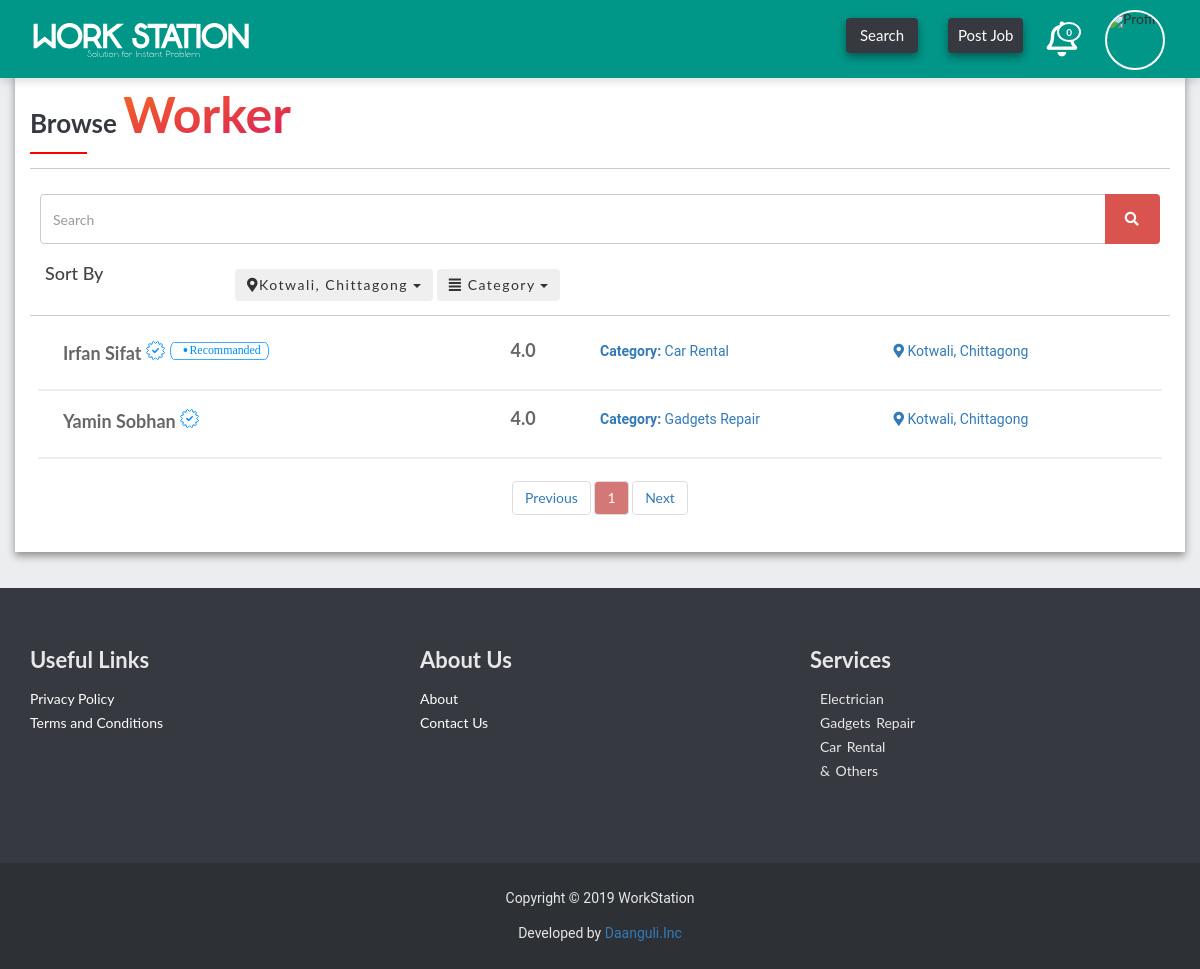
The app's page /browseWorker.php?aId=2 (signed in) with its own data.
### tables this page shows
CREATE TABLE `area_table` (
  `area_id` int(15) NOT NULL,
  `area_name` varchar(255) NOT NULL
);

CREATE TABLE `worker_table` (
  `worker_id` int(11) NOT NULL,
  `first_name` varchar(255) NOT NULL,
  `last_name` varchar(255) DEFAULT NULL,
  `phone_number` varchar(14) NOT NULL,
  `address` varchar(255) NOT NULL,
  `area` varchar(255) DEFAULT NULL,
  `image` varchar(255) NOT NULL,
  `password` varchar(255) NOT NULL,
  `category_id` int(11) NOT NULL,
  `sub_category_id` varchar(200) NOT NULL,
  `is_promoted` int(1) NOT NULL DEFAULT '0',
  `is_verified` int(1) NOT NULL DEFAULT '0',
  `is_activated` int(1) NOT NULL DEFAULT '0',
  `profile_live_date` datetime DEFAULT NULL,
  `is_deleted` int(1) NOT NULL,
  `is_sms_on` int(1) NOT NULL DEFAULT '0'
);

CREATE TABLE `avg_worker_rating` (
  `worker_id` int(100) NOT NULL,
  `worker_rating` int(2) DEFAULT '0'
);

CREATE TABLE `category` (
  `category_id` int(14) NOT NULL,
  `category_name` varchar(255) NOT NULL
);

### browseWorker.php (the view, shortened to what this page needs)
<!DOCTYPE html>
<html>
<head>
    <link rel="stylesheet" href="https://use.fontawesome.com/releases/v5.6.3/css/all.css">
    <link rel="stylesheet" href="https://maxcdn.bootstrapcdn.com/bootstrap/3.4.0/css/bootstrap.min.css">
    <link rel="stylesheet" href="css/reset.css">
    <link rel="stylesheet" href="css/style.css">
    <link rel="stylesheet" href="css/mobile.css">
</head>
<body class="browse-job-page-body">
    <?php
    require "backEnds/dbConnection.php";
        ?>
    <?php
    $worker_status = $mysqli->query("SELECT * FROM worker_table INNER JOIN avg_worker_rating ON worker_table.worker_id = avg_worker_rating.worker_id WHERE worker_table.is_activated=0 AND worker_table.is_deleted=0 AND worker_table.profile_live_date IS NULL ORDER BY avg_worker_rating.worker_rating DESC");
    if (isset($_GET['cId']) || isset($_GET['aId'])) {
        $link = $_SERVER['REQUEST_URI'];
        if (parse_url($link, PHP_URL_QUERY)) {
            $parts = parse_url($link);
            parse_str($parts['query'], $qq);
            if (!empty($qq['cId']) && !empty($qq['aId'])) {
                $cId = $qq['cId'];
                $aId = $qq['aId'];
                $worker_status = $mysqli->query("SELECT * FROM worker_table INNER JOIN avg_worker_rating ON worker_table.worker_id = avg_worker_rating.worker_id WHERE worker_table.area='$aId' AND worker_table.category_id='$cId'  AND worker_table.is_activated=0 AND worker_table.is_deleted=0 AND worker_table.profile_live_date IS NULL ORDER BY avg_worker_rating.worker_rating DESC");
            } elseif (empty($qq['cId']) && !empty($qq['aId'])) {
                $aId = $qq['aId'];
                $worker_status = $mysqli->query("SELECT * FROM worker_table INNER JOIN avg_worker_rating ON worker_table.worker_id = avg_worker_rating.worker_id WHERE worker_table.area='$aId'  AND worker_table.is_activated=0 AND worker_table.is_deleted=0 AND worker_table.profile_live_date IS NULL ORDER BY avg_worker_rating.worker_rating DESC");
            }
        }
    }
    if (isset($_GET['aId'])) {
        $aId = $_GET['aId'];
        $area_name = $mysqli->query("SELECT * FROM area_table WHERE area_id = '$aId'");
        $area_name_show = mysqli_fetch_assoc($area_name);
    }
        ?>
    <?php
    include "layouts/nav.php"
    ?>
    <div class="container browse-job-page">
        <div class="row">
            <div class="col-md-12">
                <a href="browseWorker.php" class="heading">
                    <h3>Browse&nbsp;<span>Worker</span></h3>
                </a>
                <hr>
                <form class="search-box" action="browseWorker.php" method="GET">
                    <div class="input-group">
                        <input type="text" class="form-control" <?php if (isset($_GET['searchQuery'])) { ?> placeholder="<?= $key; ?>" <?php } ?> placeholder="Search" name="searchQuery" id="searchQuery">
                        <div class="input-group-btn">
                            <button class="btn btn-danger" type="submit">
                                <i class="fa fa-search"></i>
                            </button>
                        </div>
                    </div>
                </form>
                <div class="row container">
                    <div class="col-md-2">
                        <h4 class="h4">Sort By</h4>
                    </div>
                    <div class="col-md-10">
                        <div class="dropdown">
                            <button class="btn btn-active dropdown-toggle" type="button" data-toggle="dropdown"><i class="fas fa-map-marker-alt"></i><?php if (isset($_GET['aId'])) {
                                                                                                                                                            echo $area_name_show['area_name'];
                                                                                                                                                        } else { ?> Location <?php } ?>
                                <span class="caret"></span></button>
                        </div>
                        <div class="dropdown">
                            <button class="btn btn-active dropdown-toggle" type="button" data-toggle="dropdown"><i class="fas fa-align-justify"></i> <?php if (isset($_GET['cId'])) {
                                                                                                                                                            echo $category_name_show['category_name'];
                                                                                                                                                        } else { ?> Category <?php } ?>
                                <span class="caret"></span></button>
                        </div>
                    </div>
                </div>
                <hr>
                <?php
                $cc = 0;
                while ($row = $worker_status->fetch_assoc()) {
                    $cc++;
                    $is_verified = $row['is_verified'];
                    $is_promoted = $row['is_promoted'];
                    $worker_id = $row['worker_id'];
                    $worker_firstName = $row['first_name'];
                    $worker_lastName = $row['last_name'];
                    $worker_fullName = $worker_firstName . " " . $worker_lastName;
                    $worker_area = $row['area'];
                    $worker_category = $row['category_id'];
                    $area_id_check = $mysqli->query("SELECT area_name FROM area_table WHERE area_id = '$worker_area'");
                    $area_name = mysqli_fetch_array($area_id_check)['area_name'];
                    $category_id_check = $mysqli->query("SELECT category_name FROM category WHERE category_id = '$worker_category'");
                    $category_name = mysqli_fetch_array($category_id_check)['category_name'];
                    $avg_user_rating = $mysqli->query("SELECT worker_rating FROM avg_worker_rating WHERE worker_id = '$worker_id' ");
                    if ($avg_user_rating->num_rows > 0) {
                        $avg_rating = $avg_user_rating->fetch_assoc()['worker_rating'];
                    } else {
                        $avg_rating = "00";
                    }
                    ?>
                    <div class="jobs row line-content">
                        <a target="_blank" href="browseProfile.php?wId=<?= $worker_id; ?>">
                            <div class="col-md-12 row">
                                <div class="col-md-4">
                                    <h5><?= $worker_fullName; ?>
                                        <?php
                                            if ($is_verified == 1) {
                                                ?>
                                            <img src="img/verifed_badge.svg" title="Verified By Team WorkStation" />
                                        <?php
                                            }
                                            if ($is_promoted == 1) {
                                                ?>
                                            <img src="img/recommand.svg" title="Recommandated worker By Team WorkStation" />
                                        <?php
                                            }
                                            ?>
                                    </h5>
                                </div>
                                <div class="col-md-1 col-xs-6">
                                    <span class="rating-static rating-<?= $avg_rating; ?>"></span>
                                </div>
                                <?php
                                    $avg_rating = $avg_rating[0] . "." . $avg_rating[1];
                                    ?>
                                <div class="col-md-1 col-xs-6">
                                    <h5><?= $avg_rating; ?></h5>
                                </div>
                                <p class="browseJobDetailsInfo col-md-3"><b>Category:</b> <?= $category_name; ?></p>
                                <p class="browseJobDetailsInfo col-md-2"><i class="fas fa-map-marker-alt"></i> <?= $area_name; ?></p>
                            </div>
                        </a>
                    </div>
                <?php
                }
                if ($cc > 0) {
                    ?>
                    <center>
                        <?php include "layouts/pagination.php" ?>
                    </center>
                <?php } else { ?>
                    <img src='https://img.icons8.com/color/48/000000/sad.png'>
                    <h3 class='h3'>There are no Workers.</h3>
                <?php
                } ?>
            </div>
        </div>
    </div>
    <?php
    include "layouts/footer.php"
    ?>
</body>
</html>

### css/style.css (style rules this page uses)
html { height: 100% !important; overflow-x: hidden; }
body { position: relative; height: 100%; font-size: 14px; }
body { font-family: "Lato", -apple-system, BlinkMacSystemFont, "Segoe UI", Roboto, "Helvetica Neue", Arial, sans-serif; }
h1, h2, h3, h4, h5, h6 { font-family: "Lato", -apple-system, BlinkMacSystemFont, "Segoe UI", Roboto, "Helvetica Neue", Arial, sans-serif; font-weight: 700; margin-bottom: 10px; }
h3 { font-size: 26px; }
h4 { font-size: 22px; }
h5 { font-size: 18px; }
p { font: 14px/1.5em "Roboto"; }
.form-control { -webkit-box-shadow: none; box-shadow: none; }
.btn { position: relative; letter-spacing: 1.5px; border: none; }
.browse-job-page-body { background-color: #ECEDEF; font-family: "Lato", -apple-system, BlinkMacSystemFont, "Segoe UI", Roboto, "Helvetica Neue", Arial, sans-serif; }
.browse-job-page { padding: 15px; margin-top: 6%; margin-bottom: 3%; background-color: #FFFFFF; box-shadow: 0px 4px 8px 0px rgba(0, 0, 0, 0.4); }
.browse-job-page .heading { color: #363940; display: inline-block; border-bottom: 2px solid red; width: 5%; transition: all .3s ease-out; }
.browse-job-page .heading span { font-size: 50px; font-family: "Lato", -apple-system, BlinkMacSystemFont, "Segoe UI", Roboto, "Helvetica Neue", Arial, sans-serif; background: linear-gradient(to right bottom, #f56c1a, #f36423, #f15b2b, #ee5332, #eb4b38, #e9453d, #e73e42, #e43847, #e2314d, #e02a53, #dd2358, #da1d5e); -webkit-background-clip: text; -webkit-text-fill-color: transparent; }
.browse-job-page h4 { color: rgba(20, 20, 20, 0.8); }
.browse-job-page .search-box { padding: 10px; border: none; color: black; }
.browse-job-page .search-box input { height: 50px; }
.browse-job-page .search-box button { width: 55px; height: 50px; margin-top: 0px; }
.dropdown { display: inline-block; }
.jobs { border: none; padding: 10px; margin: 8px; background-color: rgba(FF, F2, E9, 0.8); border-bottom: 2px solid #ECEDEF; margin-bottom: 2px; transition: all .5s; transition-delay: .1s; }
.jobs h5 { color: rgba(0, 0, 0, 0.6); margin-bottom: 15px; }
.browseJobDetailsInfo { margin-right: 25px; display: inline-block; }
.rating-static { width: 60px; height: 18px; display: inline-block; background: url('http://www.itsalif.info/blogfiles/rating/star-rating.png') 0 0 no-repeat; }
.rating-40 { background-position: -12px 0; }
.con-us-form label, button { margin-top: 15px; }

### records on screen
area_table: area_name "Kotwali, Chittagong"
worker_table: worker_fullName "Irfan Sifat", is_verified 1 (drawn), is_promoted 1 (drawn), avg_worker_rating.worker_rating "4.0", category.category_name "Car Rental", area_table.area_name "Kotwali, Chittagong"
worker_table: worker_fullName "Yamin Sobhan", is_verified 1 (drawn), avg_worker_rating.worker_rating "4.0", category.category_name "Gadgets Repair", area_table.area_name "Kotwali, Chittagong"

### other values on screen
$i "0"
